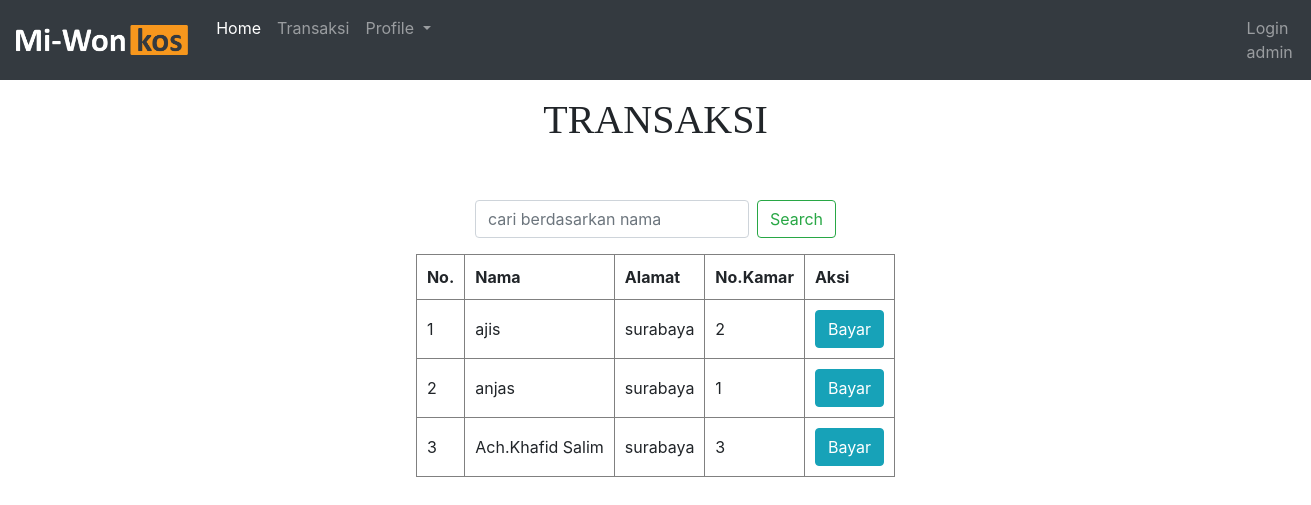
Page /transaksi.php on the committed database.
### tables this page shows
CREATE TABLE `pendaftaran` (
  `id_pendaftaran` int(11) NOT NULL,
  `id_pelanggan` int(11) NOT NULL,
  `id_kamar` int(11) NOT NULL,
  `tgl_daftar` varchar(10) NOT NULL
);

CREATE TABLE `pelanggan` (
  `id_pelanggan` int(11) NOT NULL,
  `nama` varchar(50) NOT NULL,
  `alamat` varchar(50) NOT NULL,
  `no_tlp` varchar(12) NOT NULL,
  `email` varchar(50) NOT NULL
);

CREATE TABLE `kamar` (
  `id_kamar` int(11) NOT NULL,
  `no_kamar` varchar(20) NOT NULL,
  `fasilitas` varchar(50) NOT NULL,
  `harga` varchar(20) NOT NULL
);

### transaksi.php (the view, shortened to what this page needs)
<?php
    $conn = mysqli_connect("localhost","root","","kos");
   $pendaftaran = mysqli_query($conn,  "SELECT pendaftaran.id_pendaftaran, pelanggan.nama, pelanggan.alamat, kamar.no_kamar, kamar.fasilitas, kamar.harga, pendaftaran.tgl_daftar FROM pendaftaran JOIN pelanggan ON pendaftaran.id_pelanggan = pelanggan.id_pelanggan JOIN kamar ON pendaftaran.id_kamar = kamar.id_kamar");
?>
<!doctype html>
<html lang="en">
  <head>
    <link rel="stylesheet" href="css/bootstrap.min.css" >
  </head>
  <body>
  <nav  class="navbar navbar-expand-lg navbar-dark bg-dark">
            <img style="width: 30pk; height: 30px;" src="img/kos.png" alt="">
            <div class="collapse navbar-collapse" id="navbarNavAltMarkup">
              <div style="margin-left: 20px;" class="navbar-nav">
                <a class="nav-item nav-link active" href="index.html">Home <span class="sr-only">(current)</span></a>
                <a class="nav-item nav-link" href="#">Transaksi</a>
                <li class="nav-item dropdown">
                  <a class="nav-link dropdown-toggle" href="#" id="navbarDropdown" role="button" data-toggle="dropdown" aria-haspopup="true" aria-expanded="false">
                    Profile
                  </a>
                </li>
                <a style="margin-left: 800px;" class="nav-item nav-link" href="admin/index.php">Login admin</a>
              </div>
            </div>
      </nav>
      <div class="text-center">
            <div class="container mt-3">
                <div class="row">
                    <div class="col">
                        <h1 style="font-family: verdana;" >TRANSAKSI</h1>
                    </div>
                </div>
                </div>
                <br>
    <div class="row d-flex justify-content-center">
        <nav class="navbar navbar-light mt-3 mb-2">
          <form class="form-inline" action="" method="post">
              <input class="form-control mr-sm-2" type="search" placeholder="cari berdasarkan nama" aria-label="Search" name="keyword">
              <button class="btn btn-outline-success my-2 my-sm-0" type="cari" name="cari">Search</button>
          </form>
          </nav>
    </div>
        <center>
        <table border="1" cellpadding="10" cellspacing="0" >
            <tr>
                <th>No.</th>
                <th>Nama</th>
                <th>Alamat</th>
                <th>No.Kamar</th>
                <th>Aksi</th>
            </tr>
        </center>
            <?php $i = 1; ?>
            <?php foreach( $pendaftaran as $pdf) : ?>
            <tr>
                <td><?= $i ?> </td>
                <td><?= $pdf ["nama"] ?> </td>
                <td><?= $pdf ["alamat"] ?> </td>
                <td><?= $pdf ["no_kamar"] ?> </td>
                <td>
                    <a href="bayar.php?id_pendaftaran=  <?= $pdf ["id_pendaftaran"] ?>" class="btn btn-info btn-xs">Bayar</a>
                </td>
            </tr>
            <?php $i++; ?>
    <?php endforeach; ?>
        <br>
        <br>
  </body>
</html>

### rows in the picture
pendaftaran: id_pelanggan.nama "ajis", id_pelanggan.alamat "surabaya", id_kamar.no_kamar "2"
pendaftaran: id_pelanggan.nama "anjas", id_pelanggan.alamat "surabaya", id_kamar.no_kamar "1"
pendaftaran: id_pelanggan.nama "Ach.Khafid Salim", id_pelanggan.alamat "surabaya", id_kamar.no_kamar "3"
